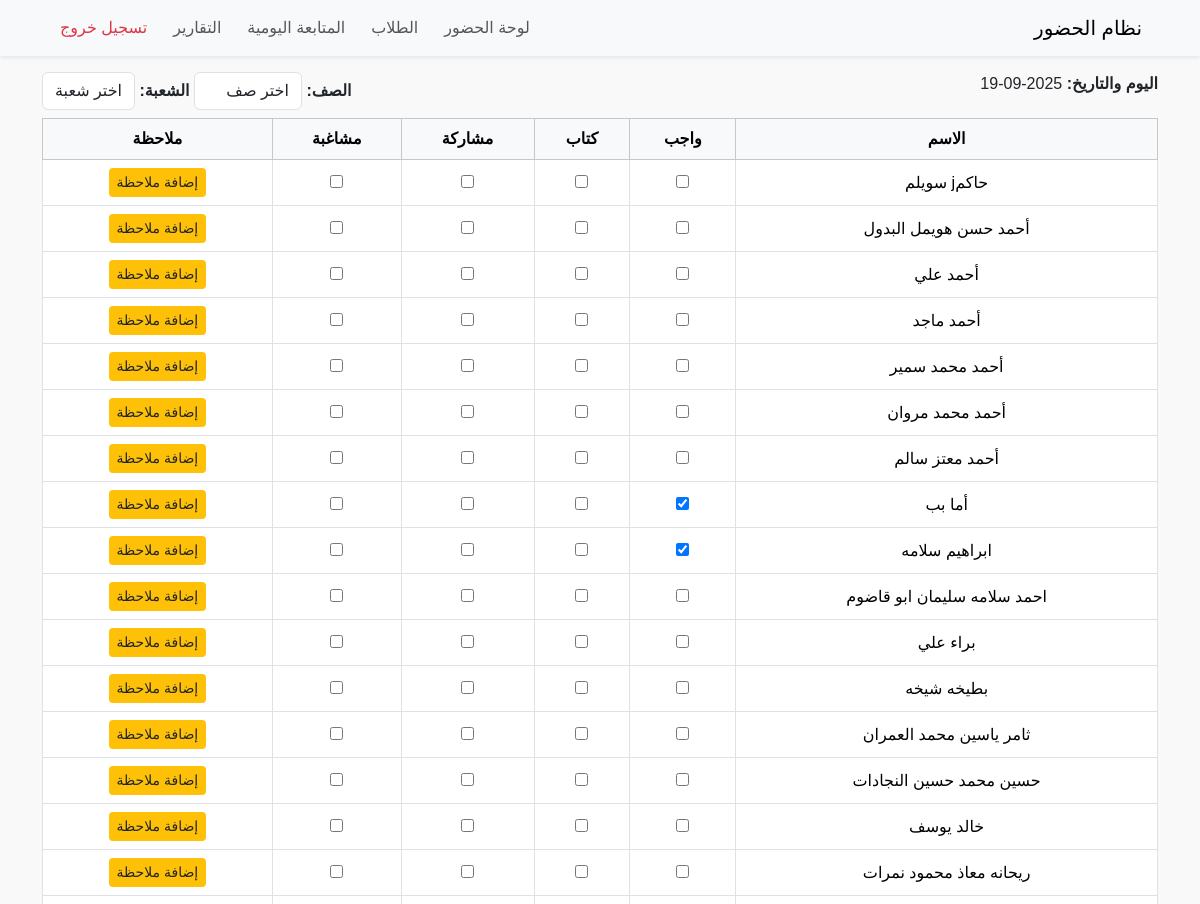
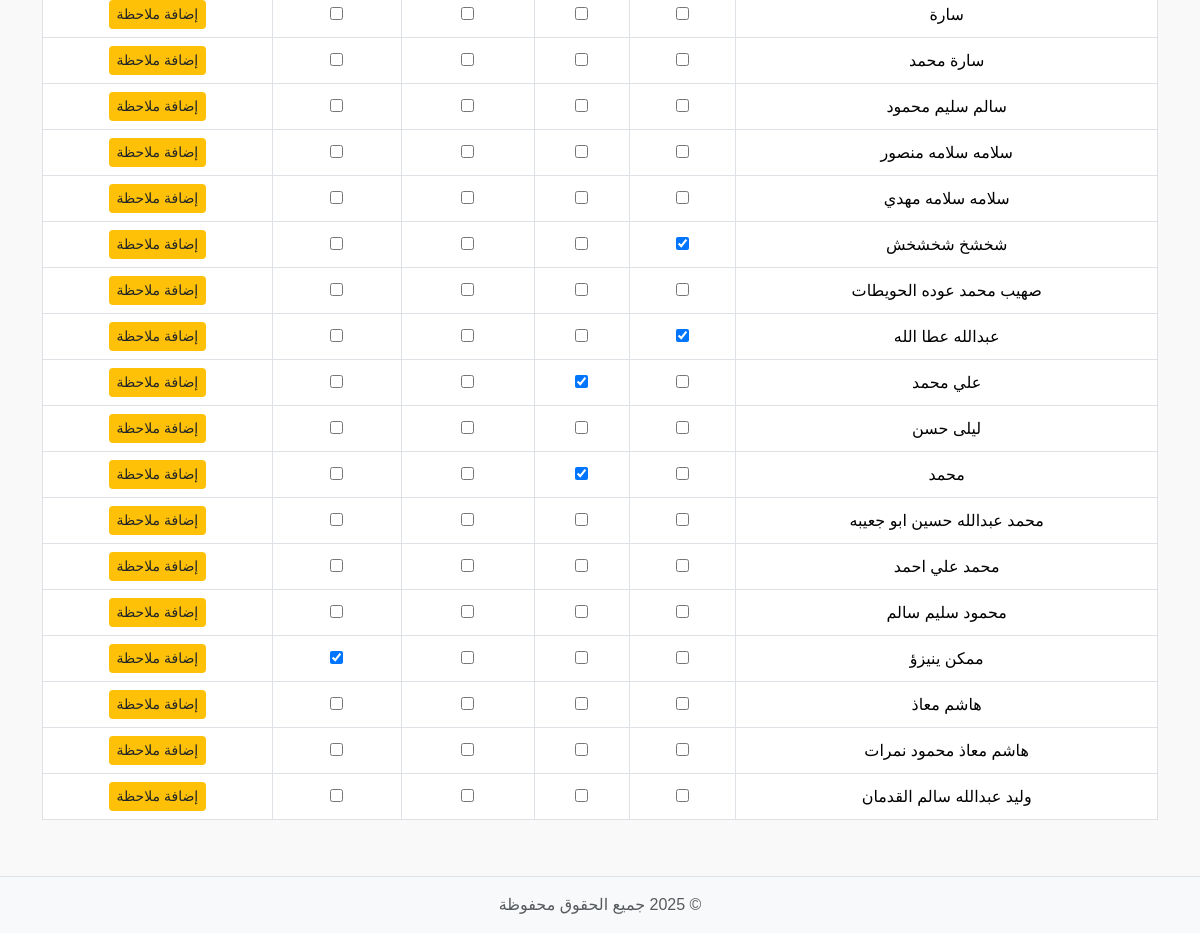
The page /tracking on the database its author committed (2 pictures, top to bottom).
### tables this page shows
CREATE TABLE students (
    id INTEGER PRIMARY KEY AUTOINCREMENT,
    student_name TEXT NOT NULL,
    username TEXT,
    password TEXT
, class_name TEXT, section TEXT, school_id INTEGER REFERENCES schools(id));

CREATE TABLE student_tracking (
    id INTEGER PRIMARY KEY AUTOINCREMENT,
    student_id INTEGER NOT NULL,
    date TEXT NOT NULL,
    homework INTEGER DEFAULT 0,
    book INTEGER DEFAULT 0,
    participation INTEGER DEFAULT 0,
    misbehavior INTEGER DEFAULT 0,
    note TEXT,
    FOREIGN KEY(student_id) REFERENCES students(id)
);

### tracking.py (the view)
def tracking_page():
    conn = get_db_connection()
    today = date.today().isoformat()
    students = conn.execute("SELECT * FROM students ORDER BY student_name").fetchall()
    rows = conn.execute("SELECT * FROM student_tracking WHERE date=?", (today,)).fetchall()
    records = {r['student_id']: r for r in rows}
    classes = [row['class_name'] for row in conn.execute("SELECT DISTINCT class_name FROM students").fetchall()]
    sections = [row['section'] for row in conn.execute("SELECT DISTINCT section FROM students").fetchall()]
    conn.close()
    return render_template(
        "tracking.html",
        students=students,
        records=records,
        today=today,
        classes=classes,
        sections=sections
    )

### db.py (called while the page is built)
def get_db_connection():
    conn = sqlite3.connect(DB_NAME)
    conn.row_factory = sqlite3.Row
    return conn

### templates/tracking.html (shortened to what this page needs)
{% include 'partials/header.html' %}
{% include 'partials/navbar.html' %}
<div class="container my-3">
    <div class="d-flex justify-content-between mb-2">
        <div><strong>اليوم والتاريخ: </strong> {{ today }}</div>
        <div>
            <strong>الصف: </strong>
            <select id="classSelect" class="form-control d-inline-block w-auto">
                <option value="">اختر صف</option>
            </select>
            <strong>الشعبة: </strong>
            <select id="sectionSelect" class="form-control d-inline-block w-auto">
                <option value="">اختر شعبة</option>
            </select>
        </div>
    </div>
    <table class="table table-bordered" id="trackingTable">
        <thead class="table-light">
            <tr>
                <th>الاسم</th>
                <th>واجب</th>
                <th>كتاب</th>
                <th>مشاركة</th>
                <th>مشاغبة</th>
                <th>ملاحظة</th>
            </tr>
        </thead>
        <tbody>
            {% for student in students %}
            {% set rec = records.get(student.id, {}) %}
            <tr data-class="{{ student.class_name }}" data-section="{{ student.section }}">
                <td>{{ student.student_name }}</td>
                <td><input type="checkbox" class="track-checkbox" data-student="{{ student.id }}" data-field="homework" {% if rec.homework %}checked{% endif %}></td>
                <td><input type="checkbox" class="track-checkbox" data-student="{{ student.id }}" data-field="book" {% if rec.book %}checked{% endif %}></td>
                <td><input type="checkbox" class="track-checkbox" data-student="{{ student.id }}" data-field="participation" {% if rec.participation %}checked{% endif %}></td>
                <td><input type="checkbox" class="track-checkbox" data-student="{{ student.id }}" data-field="misbehavior" {% if rec.misbehavior %}checked{% endif %}></td>
                <td>
                    <button class="btn btn-sm btn-warning note-btn" data-student="{{ student.id }}" {% if rec.note %}style="background:red"{% endif %}>
                        {% if rec.note %}تم إدخال ملاحظة{% else %}إضافة ملاحظة{% endif %}
                    </button>
                </td>
            </tr>
            {% endfor %}
        </tbody>
    </table>
</div>
{% include 'partials/footer.html' %}

### static/css/style.css (style rules this page uses)
html, body { height: 100%; margin: 0; padding: 0; }
body { font-family: 'Tajawal', sans-serif; background-color: #f9f9f9; direction: rtl; text-align: right; display: flex; flex-direction: column; min-height: 100vh; }
table { width: 100%; border-collapse: collapse; direction: rtl; }
th, td { text-align: center; padding: 10px; vertical-align: middle; }
th { background-color: #f8f9fa; }
td button { min-width: 70px; margin: 0 2px; }
.btn-warning { background-color: #ffc107; border: none; color: #212529; }

### rows shown on the page
students: student_name "حاكمj سويلم"
students: student_name "أحمد حسن هويمل البدول"
students: student_name "أحمد علي"
students: student_name "أحمد ماجد"
students: student_name "أحمد محمد سمير"
students: student_name "أحمد محمد مروان"
students: student_name "أحمد معتز سالم"
students: student_name "أما بب", id "☑"
students: student_name "ابراهيم سلامه", id "☑"
students: student_name "احمد سلامه سليمان ابو قاضوم"
students: student_name "براء علي"
students: student_name "بطيخه شيخه"
students: student_name "ثامر ياسين محمد العمران"
students: student_name "حسين محمد حسين النجادات"
students: student_name "خالد يوسف"
students: student_name "ريحانه معاذ محمود نمرات"
students: student_name "سارة"
students: student_name "سارة محمد"
students: student_name "سالم سليم محمود"
students: student_name "سلامه سلامه منصور"
students: student_name "سلامه سلامه مهدي"
students: student_name "شخشخ شخشخش", id "☑"
students: student_name "صهيب محمد عوده الحويطات"
students: student_name "عبدالله عطا الله", id "☑"
students: student_name "علي محمد", id "☑"
students: student_name "ليلى حسن"
students: student_name "محمد", id "☑"
students: student_name "محمد عبدالله حسين ابو جعيبه"
students: student_name "محمد علي احمد"
students: student_name "محمود سليم سالم"
students: student_name "ممكن ينيزؤ", id "☑"
students: student_name "هاشم معاذ"
students: student_name "هاشم معاذ محمود نمرات"
students: student_name "وليد عبدالله سالم القدمان"
